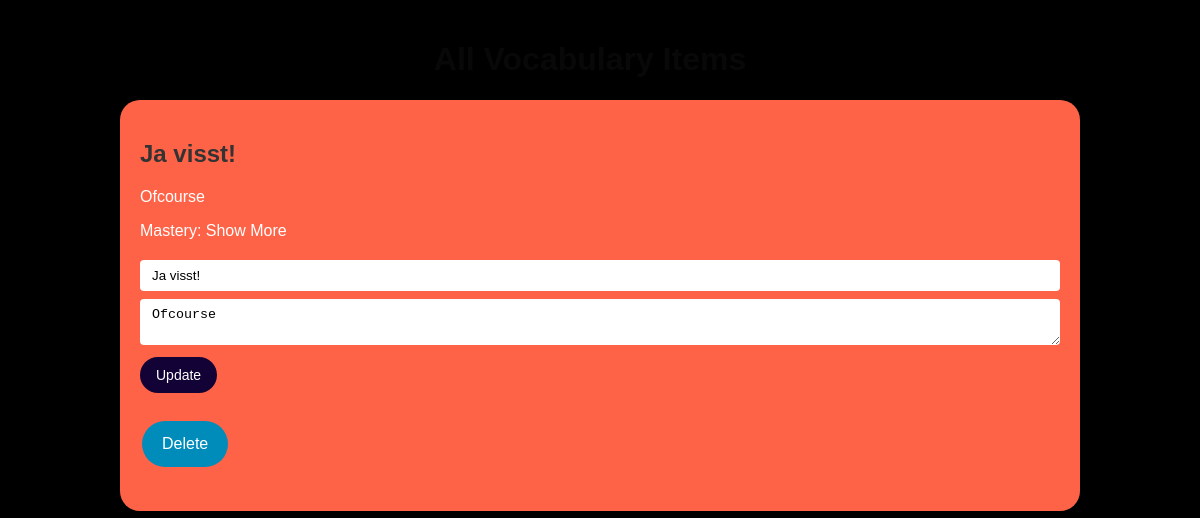
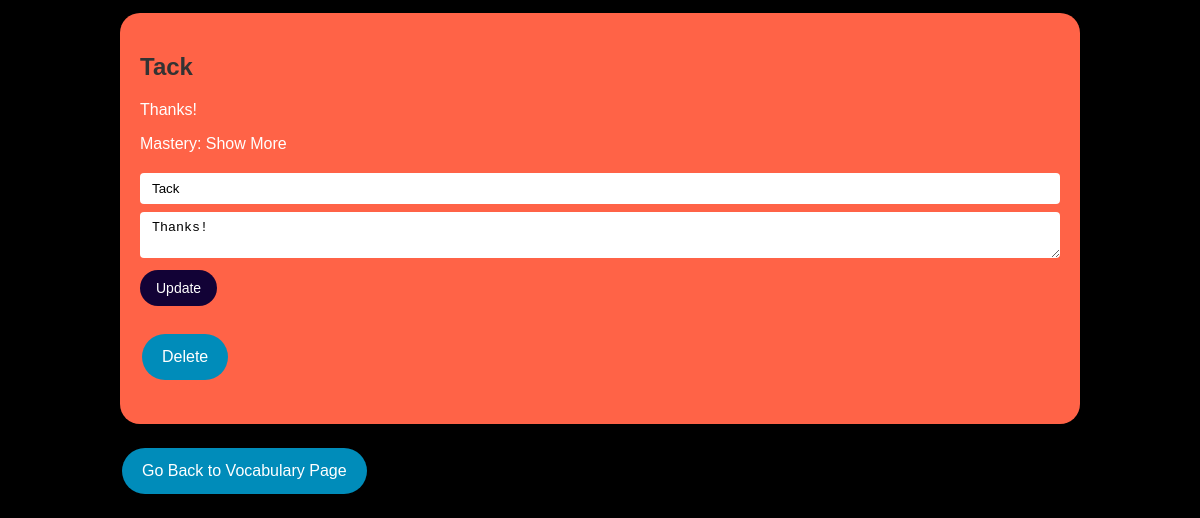
Page /vocabulary/all (signed in) on the earlier database version (2 pictures, top to bottom).
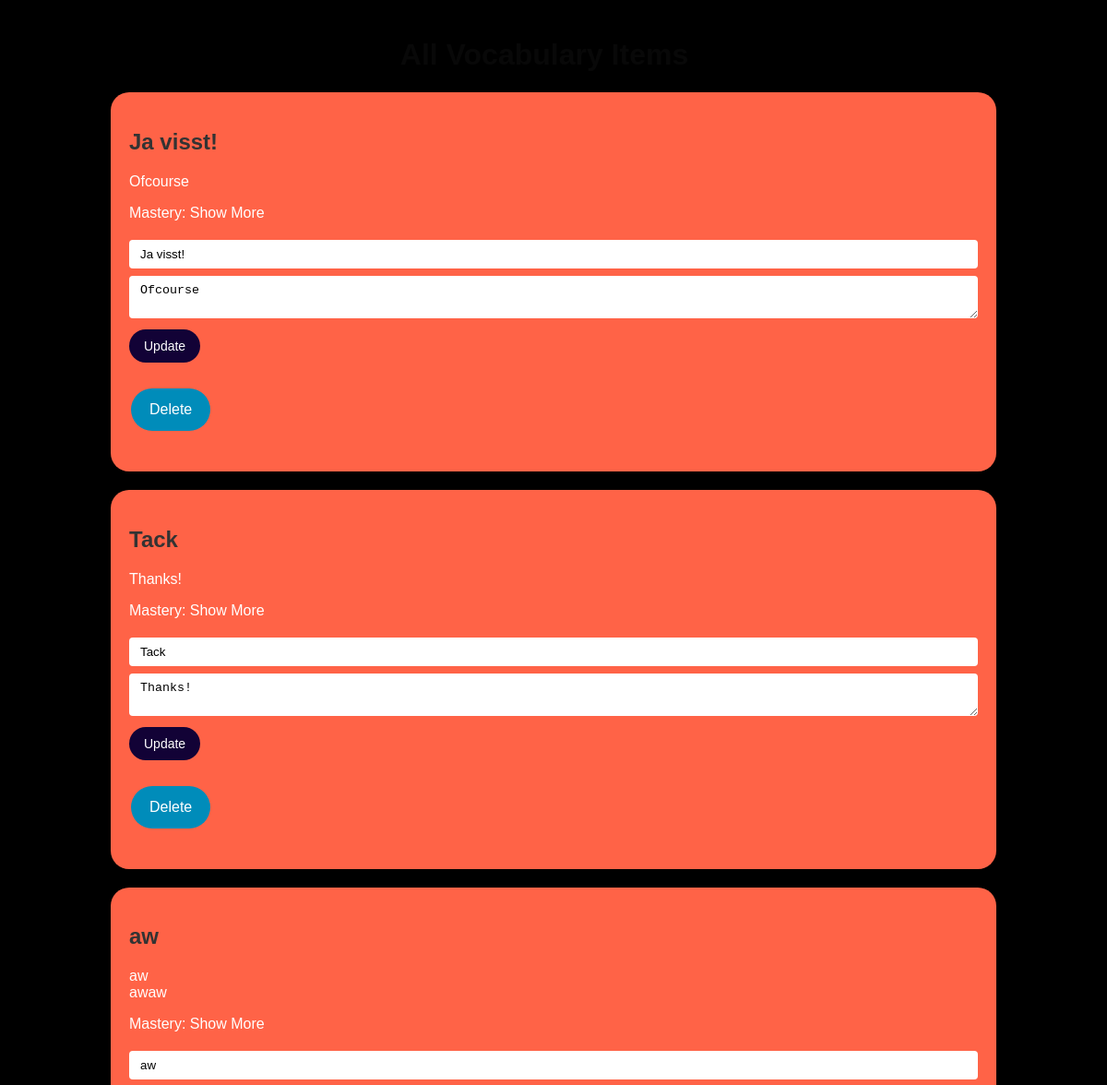
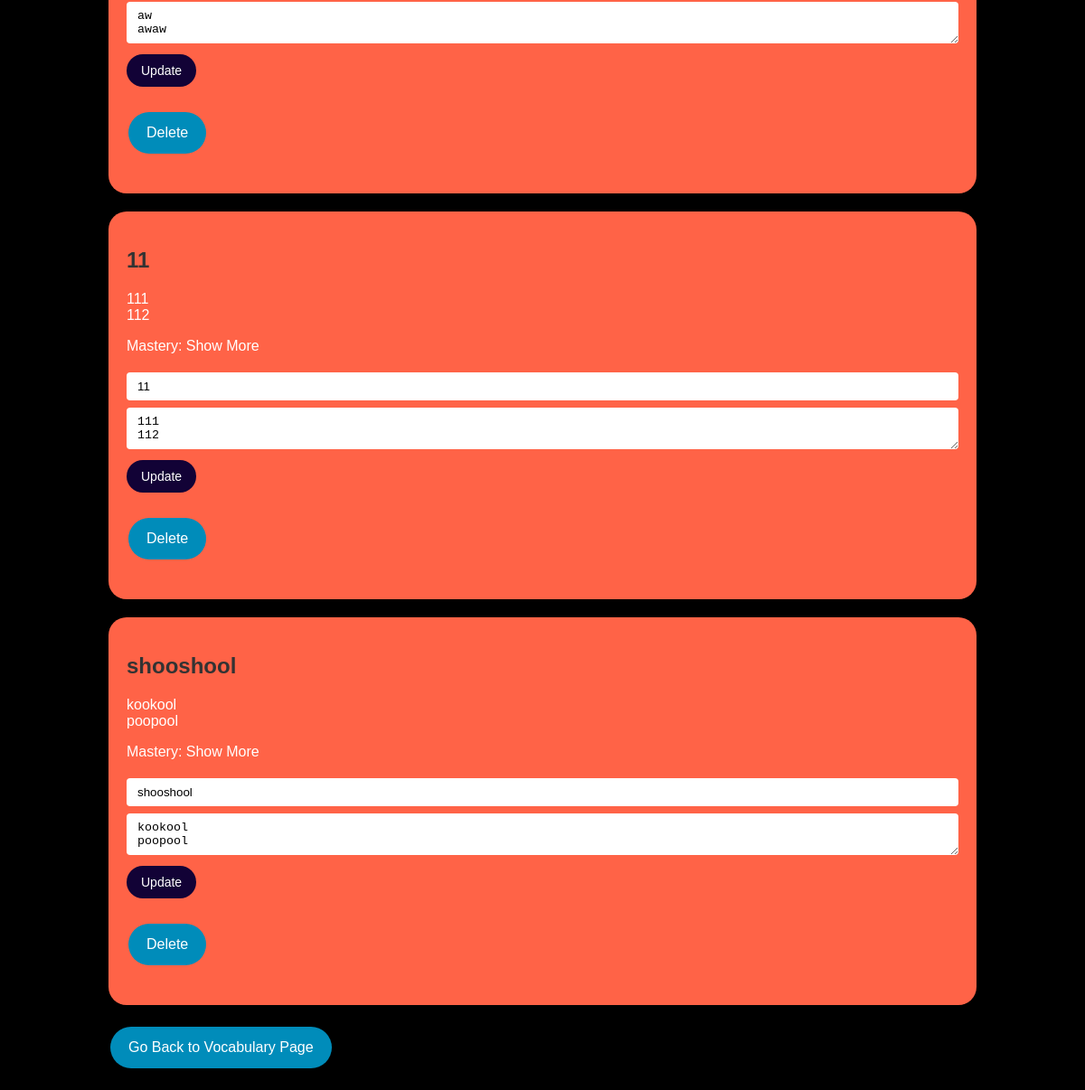
Same page on the later database version (2 pictures, top to bottom).
### language_learning_platform/models/models.py (models this page shows, shortened)
class Vocabulary(db.Model):
    __tablename__ = 'vocabulary'
    id = db.Column(db.Integer, primary_key=True)
    title = db.Column(db.String(80), nullable=False)
    description = db.Column(db.String(200), nullable=False)
    mastery = db.Column(db.String(20), nullable=False, default='Show More')

### language_learning_platform/routes/vocabulary.py (the view)
@vocabulary.route('/all', methods=['GET'])
@login_required
def all_vocabulary():
    vocab_items = Vocabulary.query.all()
    return render_template('all_vocabulary.html', items=vocab_items)

### main.py (called while the page is built)
@login_manager.user_loader
def load_user(user_id):
    return User.query.get(int(user_id))

### templates/all_vocabulary.html (shortened to what this page needs)
{% extends 'base.html' %}
{% block content %}
<div style="text-align: center; margin-right: 20px;">
    <h1 style="color: #080808;">All Vocabulary Items</h1>
</div>
{% for item in items %}
    <div class="item-card">
        <h2>{{ item.title }}</h2>
        <p>{{ item.description|replace('\n', '<br>')|safe }}</p>
        <p>Mastery: {{ item.mastery }}</p>
        <div class="item-form">
            <form method="POST" action="{{ url_for('vocabulary.update_vocabulary', id=item.id) }}">
                <input type="text" name="title" value="{{ item.title }}" required>
                <textarea name="description" required>{{ item.description }}</textarea>
                <input type="submit" value="Update">
            </form>
        </div>
        <form method="POST" action="{{ url_for('vocabulary.delete_vocabulary', id=item.id) }}">
            <input class="button" type="submit" value="Delete">
        </form>
    </div>
{% endfor %}
<a href="{{ url_for('vocabulary.vocabulary_page') }}" class="button">Go Back to Vocabulary Page</a>
{% endblock %}

### templates/base.html (shortened to what this page needs)
<!DOCTYPE html>
<html>
<head>
    <link rel="stylesheet" type="text/css" href="{{ url_for('static', filename='style.css') }}">
</head>
<body>
    <div class="container">
        {% block content %}
        {% endblock %}
    </div>
</body>
</html>

### static/style.css (style rules this page uses)
body { font-family: Arial, sans-serif; margin: 0; padding: 0; background-color: #f1f1f1; }
.container { width: 80%; margin: 0 auto; padding: 20px; }
h1, h2, h3 { color: #333; }
a { color: #0066cc; text-decoration: none; }
form { margin-bottom: 20px; }

### templates/all_vocabulary.html (style rules this page uses)
body { background-color: black; }
.item-card { background-color: #ff6347; border-radius: 20px; padding: 20px; margin-bottom: 20px; color: white; }
.button { background-color: #008CBA; border: none; color: white; padding: 14px 20px; text-align: center; text-decoration: none; display: inline-block; font-size: 16px; margin: 4px 2px; cursor: pointer; border-radius: 50px; }
.item-form { margin-bottom: 20px; }
.item-form input[type=text], .item-form textarea { width: 100%; padding: 8px 12px; margin: 4px 0; box-sizing: border-box; border: none; border-radius: 4px; }
.item-form input[type=submit] { background-color: #120236; color: white; padding: 10px 16px; margin: 4px 0; border: none; border-radius: 50px; cursor: pointer; font-size: 14px; }

Differences in the rows shown:
added Vocabulary: title "aw", description "aw awaw", mastery "Show More"
added Vocabulary: title "11", description "111 112", mastery "Show More"
added Vocabulary: title "shooshool", description "kookool poopool", mastery "Show More"
